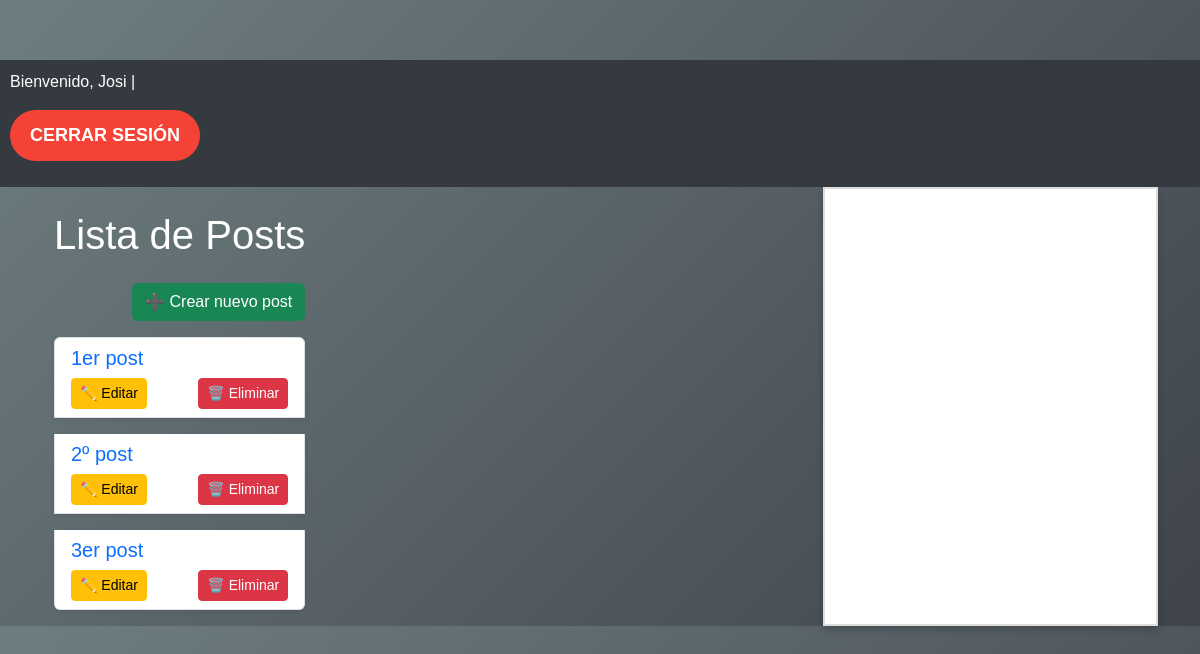
Before: / (signed in) with the older database file.
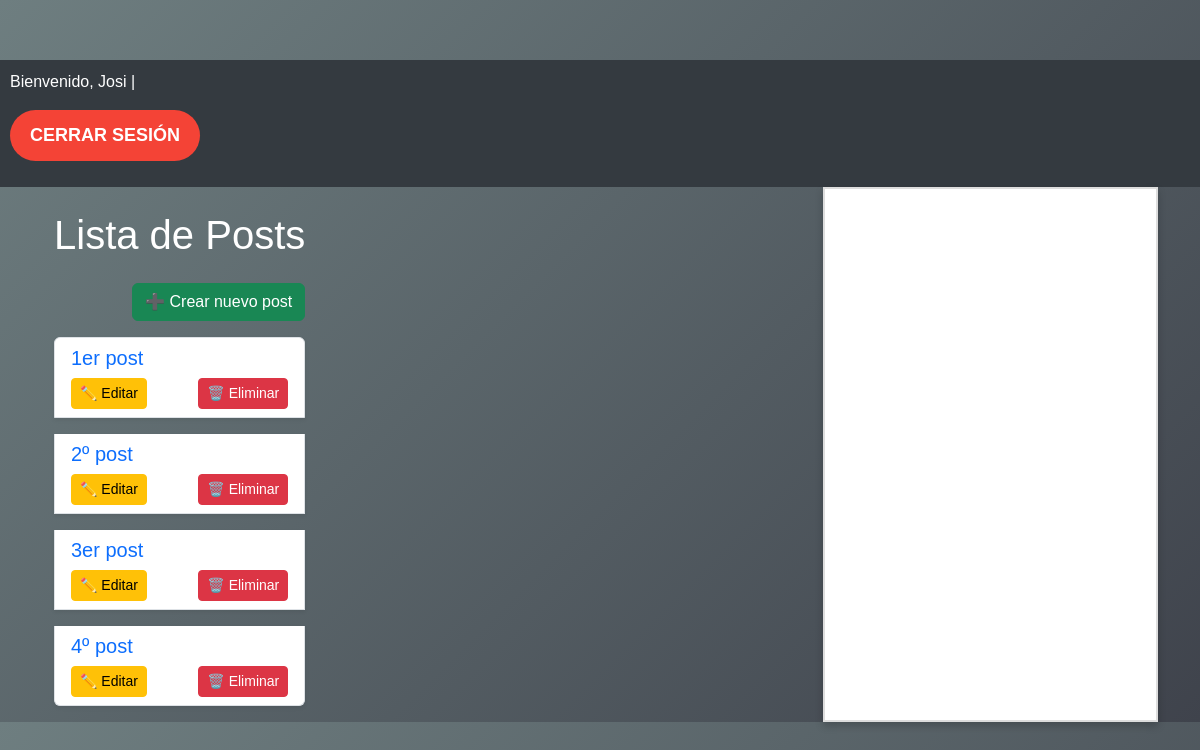
After: the same page with the newer database file.
### blog/models.py (models this page shows, shortened)
class Post(models.Model):
    titulo = models.CharField(max_length=200)  # Título del post
    contenido = models.TextField()  # Contenido del post
    fecha_creacion = models.DateTimeField(auto_now_add=True)  # Fecha de creación, se asigna automáticamente

### blog/views.py (the view)
# urls.py: path('', PostListView.as_view(), name='post_list'),  # Página principal
class PostListView(LoginRequiredMixin, ListView):
    model = Post
    template_name = 'blog/post_list.html'
    context_object_name = 'posts'
    login_url = 'login'  # Redirige a la página de login si el usuario no está autenticado

### blog/templates/blog/post_list.html
{% extends "blog/base.html" %}
{% block content %}
<div class="container mt-4">
    <h1 class="mb-4 text-center">Lista de Posts</h1>
    <div class="text-end mb-3">
        <a href="{% url 'post_create' %}" class="btn btn-success">➕ Crear nuevo post</a>
    </div>
    {% if posts %}
        <div class="list-group">
            {% for post in posts %}
            <div class="list-group-item mb-3 shadow-sm">
                <h5 class="mb-2">
                    <a href="{% url 'post_detail' post.id %}" class="text-decoration-none">{{ post.titulo }}</a>
                </h5>
                <div class="d-flex justify-content-between">
                    <a href="{% url 'post_update' post.id %}" class="btn btn-warning btn-sm">✏️ Editar</a>
                    <a href="{% url 'post_delete' post.id %}" class="btn btn-danger btn-sm">🗑️ Eliminar</a>
                </div>
            </div>
            {% endfor %}
        </div>
    {% else %}
        <p class="text-muted text-center">No hay posts disponibles.</p>
    {% endif %}
</div>
{% endblock %}

### blog/templates/blog/base.html (shortened to what this page needs)
<!DOCTYPE html>
<html lang="es">
<head>
    <link href="https://cdn.jsdelivr.net/npm/bootstrap@5.3.0-alpha1/dist/css/bootstrap.min.css" rel="stylesheet">
</head>
<body>
    <header>
        <div>
            {% if user.is_authenticated %}
                <p>Bienvenido, {{ user.username }} |
                    <form id="logout-form" method="post" action="{% url 'logout' %}" style="display: inline;">
                        <button type="submit" class="logout-button">
                            Cerrar sesión
                        </button>
                    </form>
                </p>
            {% else %}
                <a href="{% url 'login' %}" class="text-light">Iniciar sesión</a>
            {% endif %}
        </div>
    </header>
    <div class="container container-main">
        <main class="main-content">
            {% block content %}{% endblock %}
        </main>
        <div id="random-image-container">
        </div>
    </div>
</body>
</html>

### blog/templates/blog/base.html (style rules this page uses)
body { background: linear-gradient(135deg, #6e7e80, #3f434c); color: #fff; font-family: 'Arial', sans-serif; padding-top: 60px; }
#random-image-container { width: 30%; margin-left: auto; margin-right: 0; background-color: white; border: 2px solid #ddd; box-shadow: 0 4px 8px rgba(0, 0, 0, 0.2); padding: 10px; text-align: center; display: flex; flex-direction: column; justify-content: space-between; }
header { background-color: #343a40; color: white; padding: 10px; display: flex; justify-content: space-between; align-items: center; }
.container-main { display: flex; flex-direction: row; justify-content: space-between; gap: 20px; }
.logout-button { background-color: #f44336; color: white; font-size: 18px; font-weight: bold; border: none; padding: 12px 20px; border-radius: 50px; text-transform: uppercase; cursor: pointer; position: relative; animation: pulsate 1.5s ease-in-out infinite; }

Changed rows visible on the page:
added Post: titulo "4º post"
